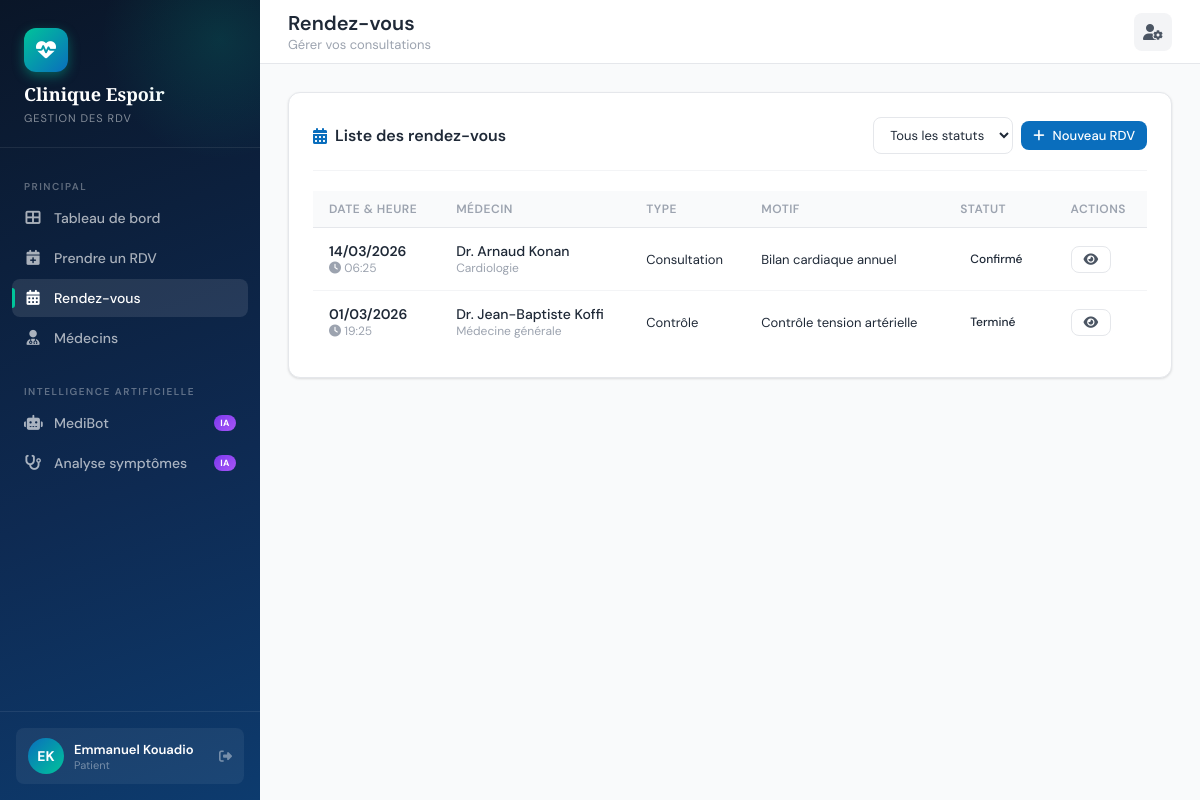
The app's page /appointments/ (signed in) with its own data.
### accounts/models.py (models this page shows, shortened)
class User(AbstractUser):
    ROLE_CHOICES = [
        ('admin', 'Administrateur'),
        ('medecin', 'Médecin'),
        ('secretaire', 'Secrétaire'),
        ('patient', 'Patient'),
    ]
    role = models.CharField(max_length=20, choices=ROLE_CHOICES, default='patient')
    telephone = models.CharField(max_length=20, blank=True)
    photo = models.ImageField(upload_to='avatars/', blank=True, null=True)
    @property
    def is_medecin(self):
        return self.role == 'medecin'
    @property
    def is_patient(self):
        return self.role == 'patient'

class ProfilMedecin(models.Model):
    user = models.OneToOneField(User, on_delete=models.CASCADE, related_name='profil_medecin')
    specialite = models.CharField(max_length=100)
    numero_ordre = models.CharField(max_length=50, blank=True)
    bio = models.TextField(blank=True)
    tarif_consultation = models.DecimalField(max_digits=8, decimal_places=0, default=5000)
    disponible = models.BooleanField(default=True)

### appointments/models.py (models this page shows, shortened)
class RendezVous(models.Model):
    STATUT_CHOICES = [
        ('en_attente', 'En attente'),
        ('confirme', 'Confirmé'),
        ('annule', 'Annulé'),
        ('termine', 'Terminé'),
        ('absent', 'Patient absent'),
    ]
    TYPE_CHOICES = [
        ('consultation', 'Consultation'),
        ('suivi', 'Suivi'),
        ('urgence', 'Urgence'),
        ('controle', 'Contrôle'),
    ]
    patient = models.ForeignKey(User, on_delete=models.CASCADE, related_name='rdv_patient')
    medecin = models.ForeignKey(ProfilMedecin, on_delete=models.CASCADE, related_name='rdv_medecin')
    date_heure = models.DateTimeField()
    duree = models.IntegerField(default=30, help_text="Durée en minutes")
    type_rdv = models.CharField(max_length=20, choices=TYPE_CHOICES, default='consultation')
    statut = models.CharField(max_length=20, choices=STATUT_CHOICES, default='en_attente')
    motif = models.TextField(help_text="Motif de la consultation")
    notes_medecin = models.TextField(blank=True, help_text="Notes du médecin (post-consultation)")
    symptomes = models.TextField(blank=True, help_text="Symptômes décrits par le patient")
    rappel_envoye = models.BooleanField(default=False)
    cree_le = models.DateTimeField(auto_now_add=True)
    modifie_le = models.DateTimeField(auto_now=True)
    class Meta:
        verbose_name = "Rendez-vous"
        verbose_name_plural = "Rendez-vous"
        ordering = ['-date_heure']
    @property
    def is_past(self):
        return self.date_heure < timezone.now()
    @property
    def badge_class(self):
        classes = {
            'en_attente': 'badge-warning',
            'confirme': 'badge-info',
            'annule': 'badge-danger',
            'termine': 'badge-success',
            'absent': 'badge-secondary',
        }
        return classes.get(self.statut, 'badge-secondary')

### appointments/views.py (the view)
# urls.py: path('', views.liste_rdv, name='liste_rdv'),
@login_required
def liste_rdv(request):
    user = request.user
    if user.is_patient:
        rdvs = RendezVous.objects.filter(patient=user).select_related('medecin__user').order_by('-date_heure')
    elif user.is_medecin:
        try:
            rdvs = RendezVous.objects.filter(medecin=user.profil_medecin).select_related('patient').order_by('-date_heure')
        except:
            rdvs = RendezVous.objects.none()
    else:
        rdvs = RendezVous.objects.all().select_related('patient', 'medecin__user').order_by('-date_heure')
    statut = request.GET.get('statut', '')
    if statut:
        rdvs = rdvs.filter(statut=statut)
    return render(request, 'appointments/liste_rdv.html', {
        'rdvs': rdvs,
        'statut_filter': statut,
        'statut_choices': RendezVous.STATUT_CHOICES,
    })

### templates/appointments/liste_rdv.html (shortened to what this page needs)
{% extends 'base.html' %}
{% block page_title %}Rendez-vous{% endblock %}
{% block page_subtitle %}Gérer vos consultations{% endblock %}
{% block content %}
<div class="card">
  <div class="card-header">
    <div class="card-title"><i class="fas fa-calendar-alt"></i> Liste des rendez-vous</div>
    <div style="display:flex;gap:8px;align-items:center;">
      <form method="get" style="display:flex;gap:8px;">
        <select name="statut" class="form-control" style="width:auto;padding:8px 12px;font-size:13px;" onchange="this.form.submit()">
          <option value="">Tous les statuts</option>
        </select>
      </form>
      {% if user.is_patient %}
      <a href="{% url 'prendre_rdv' %}" class="btn btn-primary btn-sm"><i class="fas fa-plus"></i> Nouveau RDV</a>
      {% endif %}
    </div>
  </div>
  {% if rdvs %}
  <div class="table-wrapper">
    <table>
      <thead>
        <tr>
          <th>Date & Heure</th>
          {% if user.is_patient %}<th>Médecin</th>{% else %}<th>Patient</th>{% endif %}
          <th>Type</th>
          <th>Motif</th>
          <th>Statut</th>
          <th>Actions</th>
        </tr>
      </thead>
      <tbody>
        {% for rdv in rdvs %}
        <tr>
          <td>
            <div style="font-weight:600;">{{ rdv.date_heure|date:"d/m/Y" }}</div>
            <div style="font-size:12px;color:#9ca3af;"><i class="fas fa-clock"></i> {{ rdv.date_heure|date:"H:i" }}</div>
          </td>
          <td>
            {% if user.is_patient %}
            <div style="font-weight:500;">Dr. {{ rdv.medecin.user.get_full_name }}</div>
            <div style="font-size:12px;color:#9ca3af;">{{ rdv.medecin.specialite }}</div>
            {% else %}
            <div style="font-weight:500;">{{ rdv.patient.get_full_name }}</div>
            <div style="font-size:12px;color:#9ca3af;">{{ rdv.patient.telephone|default:"—" }}</div>
            {% endif %}
          </td>
          <td><span style="font-size:13px;">{{ rdv.get_type_rdv_display }}</span></td>
          <td>
            <div style="max-width:200px;white-space:nowrap;overflow:hidden;text-overflow:ellipsis;font-size:13px;">{{ rdv.motif }}</div>
          </td>
          <td><span class="badge badge-{{ rdv.badge_class }}">{{ rdv.get_statut_display }}</span></td>
          <td>
            <div style="display:flex;gap:6px;">
              <a href="{% url 'detail_rdv' rdv.id %}" class="btn btn-outline btn-sm">
                <i class="fas fa-eye"></i>
              </a>
            </div>
          </td>
        </tr>
        {% endfor %}
      </tbody>
    </table>
  </div>
  {% endif %}
</div>
{% endblock %}

### templates/base.html (shortened to what this page needs)
<!DOCTYPE html>
<html lang="fr">
<head>
  <link rel="stylesheet" href="https://cdnjs.cloudflare.com/ajax/libs/font-awesome/6.5.0/css/all.min.css">
</head>
<body>
{% if user.is_authenticated %}
<aside class="sidebar">
  <div class="sidebar-logo">
    <div class="logo-icon"><i class="fas fa-heartbeat"></i></div>
    <h1>Clinique Espoir</h1>
    <span>Gestion des RDV</span>
  </div>
  <nav class="sidebar-nav">
    <div class="nav-section-label">Principal</div>
    <a href="{% url 'dashboard' %}" class="nav-item {% if request.resolver_match.url_name == 'dashboard' %}active{% endif %}">
      <i class="fas fa-th-large"></i> Tableau de bord
    </a>
    {% if user.is_patient %}
    <a href="{% url 'prendre_rdv' %}" class="nav-item {% if 'prendre_rdv' in request.resolver_match.url_name %}active{% endif %}">
      <i class="fas fa-calendar-plus"></i> Prendre un RDV
    </a>
    {% endif %}
    <a href="{% url 'liste_rdv' %}" class="nav-item {% if request.resolver_match.url_name == 'liste_rdv' %}active{% endif %}">
      <i class="fas fa-calendar-alt"></i> Rendez-vous
    </a>
    <a href="{% url 'medecins_list' %}" class="nav-item {% if request.resolver_match.url_name == 'medecins_list' %}active{% endif %}">
      <i class="fas fa-user-md"></i> Médecins
    </a>
    <div class="nav-section-label" style="margin-top:16px;">Intelligence Artificielle</div>
    <a href="{% url 'chatbot' %}" class="nav-item {% if request.resolver_match.url_name == 'chatbot' %}active{% endif %}">
      <i class="fas fa-robot"></i> MediBot
      <span class="nav-ai-badge">IA</span>
    </a>
    <a href="{% url 'analyse_symptomes' %}" class="nav-item {% if request.resolver_match.url_name == 'analyse_symptomes' %}active{% endif %}">
      <i class="fas fa-stethoscope"></i> Analyse symptômes
      <span class="nav-ai-badge">IA</span>
    </a>
  </nav>
  <div class="sidebar-user">
    <div class="sidebar-user-card">
      <div class="user-avatar">{{ user.first_name|first|upper }}{{ user.last_name|first|upper }}</div>
      <div class="user-info">
        <div class="name">{{ user.get_full_name }}</div>
        <div class="role">{{ user.get_role_display }}</div>
      </div>
      <a href="{% url 'logout' %}" title="Déconnexion"><i class="fas fa-sign-out-alt"></i></a>
    </div>
  </div>
</aside>
<div class="main-wrapper">
  <header class="topbar">
    <div class="topbar-left">
      <h2>{% block page_title %}Tableau de bord{% endblock %}</h2>
      <p>{% block page_subtitle %}{% endblock %}</p>
    </div>
    <div class="topbar-right">
      <a href="{% url 'profile' %}" class="topbar-btn"><i class="fas fa-user-cog"></i></a>
    </div>
  </header>
  <main class="page-content">
    {% block content %}{% endblock %}
  </main>
</div>
{% else %}
{% block public_content %}{% endblock %}
{% endif %}
</body>
</html>

### records on screen
User: first_name|first "E", last_name|first "K", get_full_name "Emmanuel Kouadio", role "Patient"
RendezVous: date_heure "14/03/2026", date_heure "06:25", medecin.user.get_full_name "Arnaud Konan", medecin.specialite "Cardiologie", type_rdv "Consultation", motif "Bilan cardiaque annuel", statut "Confirmé"
RendezVous: date_heure "01/03/2026", date_heure "19:25", medecin.user.get_full_name "Jean-Baptiste Koffi", medecin.specialite "Médecine générale", type_rdv "Contrôle", motif "Contrôle tension artérielle", statut "Terminé"
